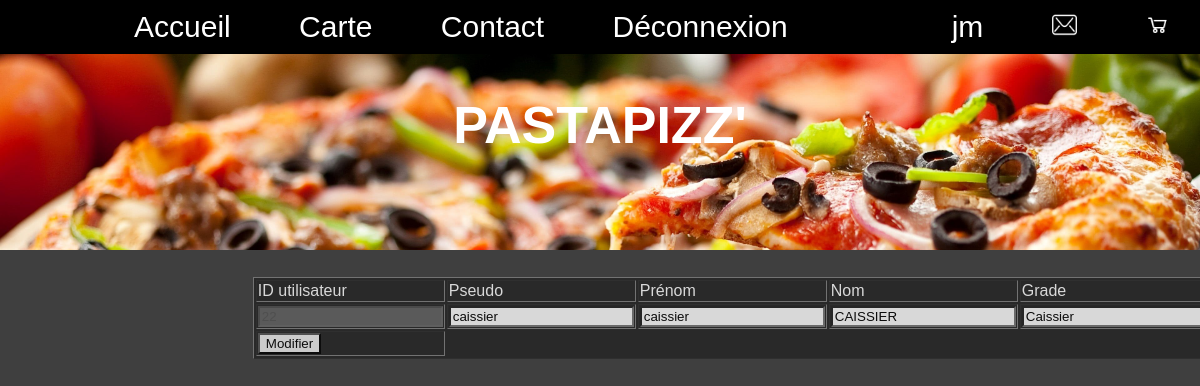
Page /modif_staff.php?staff=22 (signed in) on the committed database.
### tables this page shows
CREATE TABLE `utilisateurs` (
  `id_utilisateur` int(11) NOT NULL,
  `pseudo` varchar(255) NOT NULL,
  `password` varchar(255) NOT NULL,
  `prenom` varchar(255) NOT NULL,
  `nom` varchar(255) NOT NULL,
  `grade` varchar(255) NOT NULL
);

### fonction.php (called while the page is built, shortened)
<?php
function bdd()
    {
        try{
            $bdd = new PDO('mysql:host=localhost;dbname=bddpizzas_finale', 'root', 'root', array(PDO::ATTR_ERRMODE => PDO::ERRMODE_EXCEPTION, PDO:: MYSQL_ATTR_INIT_COMMAND => 'SET NAMES utf8'));
        }
        catch(Exception $e)
        {
            die('Erreur : ' . $e->getMessage());
        }
        return $bdd;
    }
?>

### modif_staff.php (the view, shortened to what this page needs)
<?php
require('fonction.php');
?>
<!DOCTYPE html>
<html>
<head>
	<link rel="stylesheet" type="text/css" href="style.css">
	<html lang="fr">
</head>
<body>
<div id="menu">
<?php include('header.php'); ?>
</div>
<section>
	<aside>
		<form method="POST" action="<?php echo "traitement_staff.php?staff=".$_GET['staff']; ?>">
		<table border="1">
			<tr>
				<td>
					ID utilisateur
				</td>
				<td>
					Pseudo
				</td>
				<td>
					Prénom
				</td>
				<td>
					Nom
				</td>
				<td>
					Grade
				</td>
			</tr>
			<?php
				$info = bdd()->prepare("SELECT * FROM utilisateurs WHERE id_utilisateur = :id");
				$info->execute(array('id' => $_GET['staff']));
				foreach ($info as $key)
				{
				?>
					<tr>
						<td>
							<input type="text" value="<?php echo $key['id_utilisateur'];?>" disabled>
						</td>
						<td>
							<input type="text" value="<?php echo $key['pseudo'];?>" name="pseudo">
						</td>
						<td>
							<input type="text" value="<?php echo $key['prenom'];?>" name="nom">
						</td>
						<td>
							<input type="text" value="<?php echo $key['nom'];?>" name="prenom">
						</td>
						<td>
							<input type="text" value="<?php echo $key['grade'];?>" name="grade">
						</td>
					</tr>
					<tr>
						<td>
							<input type="submit" value="Modifier">
						</td>
					</tr>
				<?php
				}
			?>
		</table>
	</form>

### style.css (style rules this page uses)
* { font-family: "Source Code Pro Medium",verdana, Arial, "Comic Sans MS"; background-size: cover; -webkit-background-size: cover; -moz-background-size: cover; -o-background-size: cover; }
body { background-image: url(image/fondsite.jpg); position: static; background-attachment: fixed; background-repeat: no-repeat; background-color: #3f3f3f; }
section { margin-top: 20%; margin-left: 18%; width: 60%; position: absolute; background-color: rgb(0, 0, 255); background-color: rgba(0, 0, 0, 0.5); color: white; }
aside { display: table; position: absolute; display: center; opacity: 0.8; background-image: black solid; margin-left: 4%; margin-top: 4%; margin-right: 4%; margin-bottom: 0; height: auto; width: auto; }
table { background-color: #252525; }

### rows in the picture
utilisateurs: id_utilisateur "22", pseudo "caissier", nom "caissier", prenom "CAISSIER", grade "Caissier"

### other values in the picture
$_SESSION['pseudo'] "jm"
